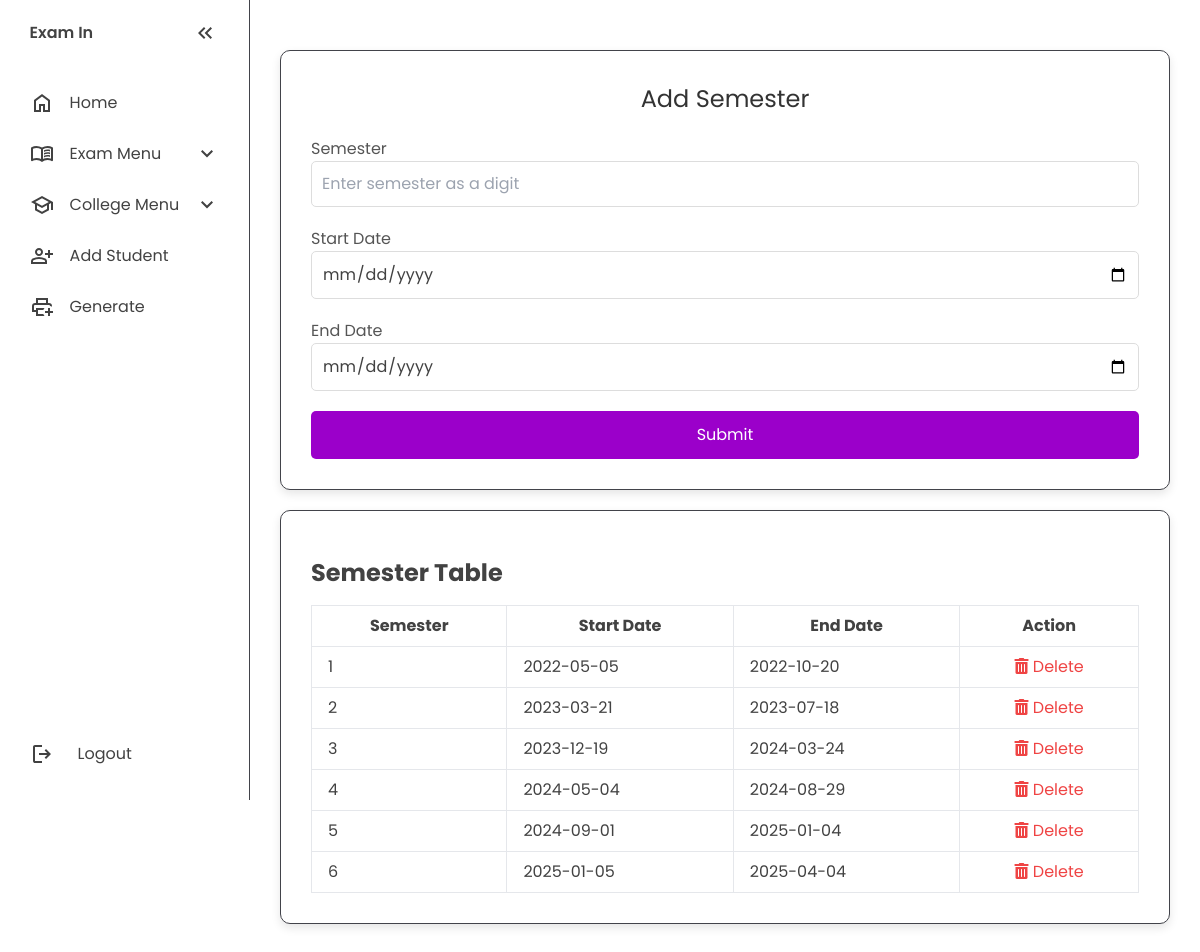
The page /teacher-page/addSemester.php on the database its author committed.
### tables this page shows
CREATE TABLE IF NOT EXISTS `semesters` (
  `semester_id` int NOT NULL AUTO_INCREMENT,
  `semester_name` varchar(20) NOT NULL,
  `start_date` date DEFAULT NULL,
  `end_date` date DEFAULT NULL,
  PRIMARY KEY (`semester_id`)
);

### teacher-page/addSemester.php (the view, shortened to what this page needs)
<?php
include 'config.php';
$semesters = $conn->query("SELECT * FROM semesters ORDER BY start_date");
?>
<!DOCTYPE html>
<html lang="en">
  <head>
    <script src="https://cdn.tailwindcss.com"></script>
    <link rel="stylesheet" href="https://cdnjs.cloudflare.com/ajax/libs/font-awesome/5.15.3/css/all.min.css"></link>
    <link rel="stylesheet" href="style.css" />
  </head>
  <body>
  <nav id="sidebar">
  <ul>
    <li>
      <span class="logo">Exam In</span>
      <button onclick="toggleSidebar()" id="toggle-btn">
        <svg
          xmlns="http://www.w3.org/2000/svg"
          height="24px"
          viewBox="0 -960 960 960"
          width="24px"
          fill="#5f6368"
        >
          <path
            d="M440-240 200-480l240-240 56 56-183 184 183 184-56 56Zm264 0L464-480l240-240 56 56-183 184 183 184-56 56Z"
          />
        </svg>
      </button>
    </li>
    <li>
      <a href="index.html">
        <svg
          xmlns="http://www.w3.org/2000/svg"
          height="24px"
          viewBox="0 -960 960 960"
          width="24px"
          fill="#5f6368"
        >
          <path
            d="M240-200h120v-240h240v240h120v-360L480-740 240-560v360Zm-80 80v-480l320-240 320 240v480H520v-240h-80v240H160Zm320-350Z"
          />
        </svg>
        <span>Home</span>
      </a>
    </li>
    <li>
      <button onclick="toggleSubMenu(this)" class="dropdown-btn">
        <span>Exam Menu</span>
        <svg
          xmlns="http://www.w3.org/2000/svg"
          height="24px"
          viewBox="0 -960 960 960"
          width="24px"
          fill="#5f6368"
        >
          <path d="M480-344 240-584l56-56 184 184 184-184 56 56-240 240Z" />
        </svg>
      </button>
    </li>
    <li>
      <button onclick="toggleSubMenu(this)" class="dropdown-btn">
        <svg
          xmlns="http://www.w3.org/2000/svg"
          height="24px"
          viewBox="0 -960 960 960"
          width="24px"
          fill="#5f6368"
        >
          <path
            d="M480-120 200-272v-240L40-600l440-240 440 240v320h-80v-276l-80 44v240L480-120Zm0-332 274-148-274-148-274 148 274 148Zm0 241 200-108v-151L480-360 280-470v151l200 108Zm0-241Zm0 90Zm0 0Z"
          />
        </svg>
        <span>College Menu</span>
        <svg
          xmlns="http://www.w3.org/2000/svg"
          height="24px"
          viewBox="0 -960 960 960"
          width="24px"
          fill="#5f6368"
        >
          <path d="M480-344 240-584l56-56 184 184 184-184 56 56-240 240Z" />
        </svg>
      </button>
    </li>
    <li>
      <a href="addStudent.php">
        <span>Add Student</span>
      </a>
    </li>
    <li>
      <a href="generateTicket.php">
        <span>Generate</span>
      </a>
    </li>
    <div class="logout-container">
      <li>
        <a href="../Login-Signup/Login/index.html">
          <svg
            xmlns="http://www.w3.org/2000/svg"
            height="24px"
            viewBox="0 -960 960 960"
            width="24px"
            fill="#5f6368"
          >
            <path
              d="M200-120q-33 0-56.5-23.5T120-200v-560q0-33 23.5-56.5T200-840h280v80H200v560h280v80H200Zm440-160-55-58 102-102H360v-80h327L585-622l55-58 200 200-200 200Z"
            />
          </svg>
          <span>Logout</span>
        </a>
      </li>
    </div>
  </ul>
</nav>
    <main>
      <div class="container">
        <h2>Add Semester</h2>
        <form action="addSemester.php" method="post" id="semesterForm">
          <div class="form-group">
            <label for="SemName">Semester</label>
            <input
              type="text"
              id="SemName"
              name="semester_name"
              autocomplete="off"
              placeholder="Enter semester as a digit"
            />
          </div>
          <div class="form-group">
            <label for="start_date">Start Date</label>
            <input
            type="date"
            id="start_date"
            name="start_date"
            autocomplete="off"
            placeholder=""
            />
          </div>
          <div class="form-group">
            <label for="end_date">End Date</label>
            <input
              type="date"
              id="end_date"
              name="end_date"
              autocomplete="off"
              placeholder=" ex"
            />
          </div>
          <input type="submit" name="submit-btn" value="Submit" />
        </form>
      </div>
      <div class="container mx-auto">
      <h1 class="text-2xl font-bold my-4">Semester Table</h1>
        <table class="min-w-full bg-white border border-gray-200">
            <thead>
                <tr>
                    <th class="py-2 px-4 border-b border-r">Semester</th>
                    <th class="py-2 px-4 border-b border-r">Start Date</th>
                    <th class="py-2 px-4 border-b border-r">End Date</th>
                    <th class="py-2 px-4 border-b">Action</th>
                </tr>
            </thead>
            <tbody>
                <?php if ($semesters->num_rows > 0): ?>
                    <?php while ($row = $semesters->fetch_assoc()): ?>
                        <tr>
                            <td class="py-2 px-4 border-b border-r"><?php echo htmlspecialchars($row['semester_name']); ?></td>
                            <td class="py-2 px-4 border-b border-r"><?php echo htmlspecialchars($row['start_date']); ?></td>
                            <td class="py-2 px-4 border-b border-r"><?php echo htmlspecialchars($row['end_date']); ?></td>
                            <td class="py-2 px-4 border-b text-center">
    <a href="deleteSemester.php?semester_id=<?php echo $row['semester_id']; ?>" class="text-red-500 hover:text-red-700">
        <i class="fas fa-trash-alt"></i> Delete
    </a>
</td>
                        </tr>
                    <?php endwhile; ?>
                <?php else: ?>
                    <tr>
                        <td colspan="4" class="py-4 text-center">No semesters found</td>
                    </tr>
                <?php endif; ?>
            </tbody>
        </table>
    </div>
    </main>
  </body>
</html>

### teacher-page/style.css (style rules this page uses)
:root { --base-clr: #ffffff; --line-clr: #42434a; --hover-clr: #f1f1f1; --text-clr: #424242; --accent-clr: #9b00ca; --secondary-accent-clr: #7b3291; --secondary-text-clr: #858585; }
* { margin: 0; padding: 0; }
html { font-family: Poppins, "Segoe UI", Tahoma, Geneva, Verdana, sans-serif; line-height: 1.5rem; }
body { min-height: 100vh; min-height: 100dvh; background-color: var(--base-clr); color: var(--text-clr); display: grid; grid-template-columns: auto 1fr; grid-template-rows: 1fr auto; min-height: 100vh; }
#sidebar { box-sizing: border-box; height: 100vh; width: 250px; padding: 5px 1em; background-color: var(--base-clr); border-right: 1px solid var(--line-clr); position: sticky; top: 0; align-self: start; transition: 300ms ease-in-out; overflow: hidden; text-wrap: nowrap; }
#sidebar ul { list-style: none; }
#sidebar a, #sidebar .dropdown-btn, #sidebar .logo { border-radius: 0.5em; padding: 0.85em; text-decoration: none; color: var(--text-clr); display: flex; align-items: center; gap: 1em; }
.dropdown-btn { width: 100%; text-align: left; background: none; border: none; font: inherit; cursor: pointer; }
#sidebar svg { flex-shrink: 0; fill: var(--text-clr); }
#sidebar a span, #sidebar .dropdown-btn span { flex-grow: 2; }
.dropdown-btn svg { transition: 200ms ease; }
#sidebar { display: flex; flex-direction: column; height: 100vh; }
#sidebar ul { flex-grow: 1; display: flex; flex-direction: column; }
.logout-container { margin-top: auto; margin-bottom: 15px; }
.logout-container li { list-style: none; }
.logout-container a { text-decoration: none; color: #5f6368; display: flex; align-items: center; }
.logout-container svg { margin-right: 8px; }
main { padding: min(30px, 7%); }
.container { border: 1px solid var(--line-clr); border-radius: 1em; margin-bottom: 20px; padding: min(3em, 15%); }
.container h2 { margin-bottom: 15px; }
.container { background-color: #ffffff; border-radius: 10px; padding: 30px; box-shadow: 0 4px 10px rgba(0, 0, 0, 0.1); margin: 20px auto; }
.container h2 { text-align: center; color: #333; font-size: 24px; margin-bottom: 20px; }
form { display: flex; flex-direction: column; gap: 20px; }
form label { font-size: 16px; color: #555; }
form input[type="text"], form input[type="date"], form input[type="number"], form input[type="email"], form input[type="tel"], form select, form textarea { padding: 10px; border: 1px solid #ddd; border-radius: 5px; font-size: 16px; width: 100%; box-sizing: border-box; transition: border-color 0.3s ease; }
input::placeholder, textarea::placeholder { font-family: Poppins, "Segoe UI", Tahoma, Geneva, Verdana, sans-serif; color: #aaa; font-size: 16px; }
form input[type="submit"] { font-family: Poppins, "Segoe UI", Tahoma, Geneva, Verdana, sans-serif; padding: 12px; background-color: var(--accent-clr); color: var(--base-clr); font-size: 16px; border: none; border-radius: 5px; cursor: pointer; transition: background-color 0.3s ease; }

### teacher-page/addSemester.php (style rules this page uses)
html { font-family: 'Poppins', sans-serif; }
body { font-family: 'Poppins', sans-serif; }

### rows shown on the page
semesters: semester_name "1", start_date "2022-05-05", end_date "2022-10-20"
semesters: semester_name "2", start_date "2023-03-21", end_date "2023-07-18"
semesters: semester_name "3", start_date "2023-12-19", end_date "2024-03-24"
semesters: semester_name "4", start_date "2024-05-04", end_date "2024-08-29"
semesters: semester_name "5", start_date "2024-09-01", end_date "2025-01-04"
semesters: semester_name "6", start_date "2025-01-05", end_date "2025-04-04"
